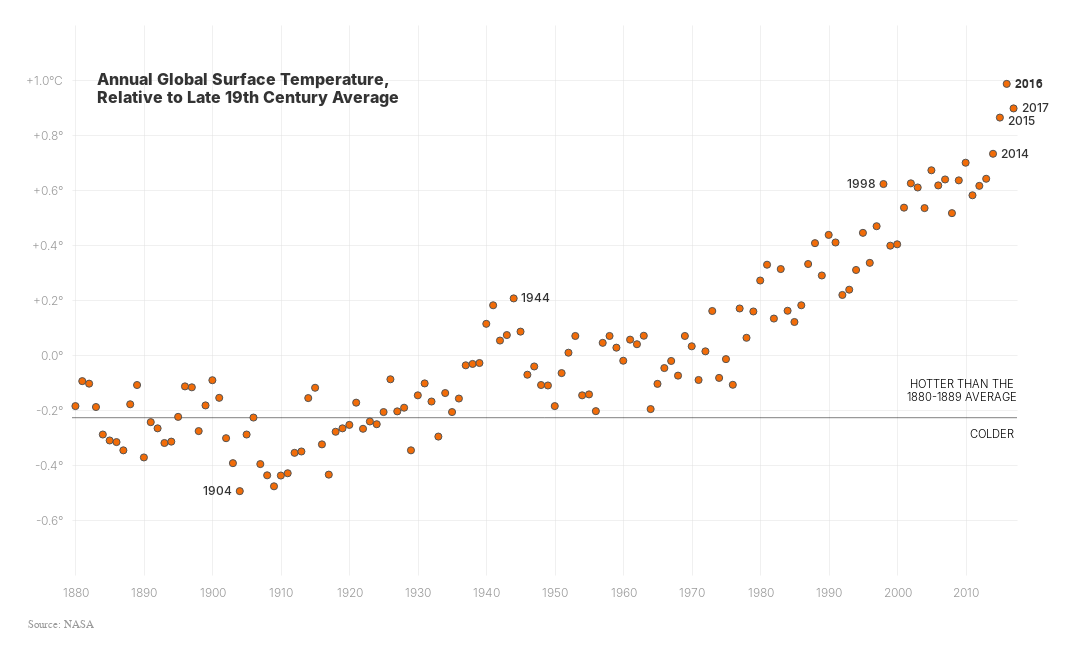

Notebook cell for this chart:
### Code cell
line = alt.Chart(pd.DataFrame({'coord_y': [xix_avg]})).mark_rule().encode(y='coord_y')

chart = alt.Chart(
    df
    ).mark_point(
         color = '#545454'
        ,fill = '#F26C08'
        ,size = 50.26548245743669
        ,opacity = 1
        ,strokeWidth = 1
    ).encode(
         x = alt.X(
                     field = 'Year'
                    ,title = None
                    ,type = 'ordinal'
                    ,axis = alt.Axis(
                                 values = list(range(1880,2017,10))
                                ,domain = False
                                ,offset = 10
                                ,labelFont = 'nytfranklin'
                                ,labelFontWeight = 300
                                ,labelFontSize = 12
                                ,labelColor = '#999'
                            )
                   )
        ,y = alt.Y(
                     field = 'y_avg'
                    ,title = None
                    ,type = 'quantitative'
                    ,scale = alt.Scale(domain = [-0.8, 1.2])
                    ,axis = alt.Axis(
                                 offset = 8
                                ,values = np.round(np.arange(-0.6, 1.2, 0.2), 2)
                                ,labelExpr = "if(datum.value == 0, '' , if(datum.value > 0, '+', '') ) + datum.value + if((datum.value % 1) == 0 , '.0', '') + '\u00b0' + if(datum.index == 1, 'C', '') " 
                                ,labelFont = 'nytfranklin'
                                ,labelFontWeight = 300
                                ,labelFontSize = 12
                                ,labelColor = '#999'
                            )
                   )
    )

text_df = pd.DataFrame({'text_hot': ['HOTTER THAN THE \n1880-1889 AVERAGE']
                       ,'text_cold': ['COLDER']
                       ,'title' : ['Annual Global Surface Temperature, \nRelative to Late 19th Century Average']
                       ,'source' : ['Source: NASA']
                       ,'coord_y': [xix_avg]
                       ,'coord_x': [2010]})

hot_text = alt.Chart(text_df).mark_text(
         color = '#000'
        ,lineBreak='\n'
        ,fontSize = 11.2
        ,font = 'nytfranklin'
        ,fontWeight = 300
    ).encode(
        text = alt.Text(field = 'text_hot'
                       ,type = 'nominal'
                       )
       ,x = alt.value(890)
       ,y = alt.value(360)
    )

cold_text = alt.Chart(text_df).mark_text(
                 color = '#000'
                ,fontSize = 11.2
                ,font = 'nytfranklin'
                ,fontWeight = 300
            ).encode(
                text = alt.Text(field = 'text_cold'
                               ,type = 'nominal'
                               )     
           ,x = alt.value(920)
           ,y = alt.value(410)
        )

title_text = alt.Chart(text_df).mark_text(
                  color = '#333'
                 ,fontSize = 16
                 ,font = 'nytfranklin'
                 ,fontWeight = 800
                 ,lineBreak='\n'
                 ,align='left'
            ).encode(
                text = alt.Text(field = 'title'
                               ,type = 'nominal'
                               )
              ,x = alt.value(25)
              ,y = alt.value(55)
            )

source_text = alt.Chart(text_df).mark_text(
                   color = '#999'
                  ,fontSize = 11
                  ,font = 'nytfranklin'
                  ,fontWeight = 400
            ).encode(
                text = alt.Text(field = 'source'
                               ,type = 'nominal'
                               )
                ,x = alt.value(-11)
                ,y = alt.value(600)
            )

labels_left = chart.mark_text(
                color = '#333'
               ,fontSize = 12
               ,font = 'nytfranklin'
               ,fontWeight = 500
               ,dy = 0
               ,dx = -22
        ).encode(
              text = alt.Text(field = 'Year'
                             ,type = 'nominal')
        ).transform_filter(
            alt.FieldOneOfPredicate(field='Year', oneOf = [1904, 1998])
        )

labels_right = chart.mark_text(
                color = '#333'
               ,fontSize = 12
               ,font = 'nytfranklin'
               ,fontWeight = 500
               ,dy = 0
               ,dx = 22
        ).encode(
              text = alt.Text(field = 'Year'
                             ,type = 'nominal')
        ).transform_filter(
            alt.FieldOneOfPredicate(field='Year', oneOf = [1944, 2014, 2017])
        )

labels_2015 = chart.mark_text(
                color = '#333'
               ,fontSize = 12
               ,font = 'nytfranklin'
               ,fontWeight = 500
               ,dy = 3
               ,dx = 22
        ).encode(
              text = alt.Text(field = 'Year'
                             ,type = 'nominal')
        ).transform_filter(
            alt.FieldOneOfPredicate(field='Year', oneOf = [2015])
        )

labels_2016 = chart.mark_text(
                color = '#333'
               ,fontSize = 12
               ,font = 'nytfranklin'
               ,fontWeight = 600
#                ,dy = 1
               ,dx = 22
        ).encode(
              text = alt.Text(field = 'Year'
                             ,type = 'nominal')
        ).transform_filter(
            alt.FieldOneOfPredicate(field='Year', oneOf = [2016])
        )

alt.layer(line, chart, hot_text, cold_text, title_text, source_text, labels_left, labels_right, labels_2015, labels_2016
    ).properties(
         width = 945
        ,height = 550
        ,background = 'white'
        ,padding = 25
    ).configure_mark(
        strokeWidth = 0.5
    ).configure_axis(
         ticks = False
        ,grid = True
        ,gridColor = '#e1e1e1'
        ,gridOpacity = 0.5
        ,labelAngle = 0
        ,domain = False
    ).configure_view(
        strokeWidth = 0
    )

### Figure 1 — Vega-Lite specification as saved in the notebook (floating-point values rounded to 4 significant figures; data arrays with more than 128 entries replaced by an {"elided": "..."} marker saying what was removed)
{"config": {"view": {"continuousWidth": 400, "continuousHeight": 300, "strokeWidth": 0}, "axis": {"domain": false, "grid": true, "gridColor": "#e1e1e1", "gridOpacity": 0.5, "labelAngle": 0, "ticks": false}, "mark": {"strokeWidth": 0.5}}, "layer": [{"data": {"name": "data-c29d2e98b35d99bc525c2bfdaec1c81d"}, "mark": "rule", "encoding": {"y": {"type": "quantitative", "field": "coord_y"}}}, {"data": {"name": "data-df8546cf6fbbd940f19a8e0ecc58e6ca"}, "mark": {"type": "point", "color": "#545454", "fill": "#F26C08", "opacity": 1, "size": 50.27, "strokeWidth": 1}, "encoding": {"x": {"type": "ordinal", "axis": {"domain": false, "labelColor": "#999", "labelFont": "nytfranklin", "labelFontSize": 12, "labelFontWeight": 300, "offset": 10, "values": [1880, 1890, 1900, 1910, 1920, 1930, 1940, 1950, 1960, 1970, 1980, 1990, 2000, 2010]}, "field": "Year", "title": null}, "y": {"type": "quantitative", "axis": {"labelColor": "#999", "labelExpr": "if(datum.value == 0, '' , if(datum.value > 0, '+', '') ) + datum.value + if((datum.value % 1) == 0 , '.0', '') + '°' + if(datum.index == 1, 'C', '') ", "labelFont": "nytfranklin", "labelFontSize": 12, "labelFontWeight": 300, "offset": 8, "values": [-0.6, -0.4, -0.2, 0.0, 0.2, 0.4, 0.6, 0.8, 1.0]}, "field": "y_avg", "scale": {"domain": [-0.8, 1.2]}, "title": null}}}, {"data": {"name": "data-07a3c9788ca8470e36e2482ae3892a74"}, "mark": {"type": "text", "color": "#000", "font": "nytfranklin", "fontSize": 11.2, "fontWeight": 300, "lineBreak": "\n"}, "encoding": {"text": {"type": "nominal", "field": "text_hot"}, "x": {"value": 890}, "y": {"value": 360}}}, {"data": {"name": "data-07a3c9788ca8470e36e2482ae3892a74"}, "mark": {"type": "text", "color": "#000", "font": "nytfranklin", "fontSize": 11.2, "fontWeight": 300}, "encoding": {"text": {"type": "nominal", "field": "text_cold"}, "x": {"value": 920}, "y": {"value": 410}}}, {"data": {"name": "data-07a3c9788ca8470e36e2482ae3892a74"}, "mark": {"type": "text", "align": "left", "color": "#333", "font": "nytfranklin", "fontSize": 16, "fontWeight": 800, "lineBreak": "\n"}, "encoding": {"text": {"type": "nominal", "field": "title"}, "x": {"value": 25}, "y": {"value": 55}}}, {"data": {"name": "data-07a3c9788ca8470e36e2482ae3892a74"}, "mark": {"type": "text", "color": "#999", "font": "nytfranklin", "fontSize": 11, "fontWeight": 400}, "encoding": {"text": {"type": "nominal", "field": "source"}, "x": {"value": -11}, "y": {"value": 600}}}, {"data": {"name": "data-df8546cf6fbbd940f19a8e0ecc58e6ca"}, "mark": {"type": "text", "color": "#333", "dx": -22, "dy": 0, "font": "nytfranklin", "fontSize": 12, "fontWeight": 500}, "encoding": {"text": {"type": "nominal", "field": "Year"}, "x": {"type": "ordinal", "axis": {"domain": false, "labelColor": "#999", "labelFont": "nytfranklin", "labelFontSize": 12, "labelFontWeight": 300, "offset": 10, "values": [1880, 1890, 1900, 1910, 1920, 1930, 1940, 1950, 1960, 1970, 1980, 1990, 2000, 2010]}, "field": "Year", "title": null}, "y": {"type": "quantitative", "axis": {"labelColor": "#999", "labelExpr": "if(datum.value == 0, '' , if(datum.value > 0, '+', '') ) + datum.value + if((datum.value % 1) == 0 , '.0', '') + '°' + if(datum.index == 1, 'C', '') ", "labelFont": "nytfranklin", "labelFontSize": 12, "labelFontWeight": 300, "offset": 8, "values": [-0.6, -0.4, -0.2, 0.0, 0.2, 0.4, 0.6, 0.8, 1.0]}, "field": "y_avg", "scale": {"domain": [-0.8, 1.2]}, "title": null}}, "transform": [{"filter": {"field": "Year", "oneOf": [1904, 1998]}}]}, {"data": {"name": "data-df8546cf6fbbd940f19a8e0ecc58e6ca"}, "mark": {"type": "text", "color": "#333", "dx": 22, "dy": 0, "font": "nytfranklin", "fontSize": 12, "fontWeight": 500}, "encoding": {"text": {"type": "nominal", "field": "Year"}, "x": {"type": "ordinal", "axis": {"domain": false, "labelColor": "#999", "labelFont": "nytfranklin", "labelFontSize": 12, "labelFontWeight": 300, "offset": 10, "values": [1880, 1890, 1900, 1910, 1920, 1930, 1940, 1950, 1960, 1970, 1980, 1990, 2000, 2010]}, "field": "Year", "title": null}, "y": {"type": "quantitative", "axis": {"labelColor": "#999", "labelExpr": "if(datum.value == 0, '' , if(datum.value > 0, '+', '') ) + datum.value + if((datum.value % 1) == 0 , '.0', '') + '°' + if(datum.index == 1, 'C', '') ", "labelFont": "nytfranklin", "labelFontSize": 12, "labelFontWeight": 300, "offset": 8, "values": [-0.6, -0.4, -0.2, 0.0, 0.2, 0.4, 0.6, 0.8, 1.0]}, "field": "y_avg", "scale": {"domain": [-0.8, 1.2]}, "title": null}}, "transform": [{"filter": {"field": "Year", "oneOf": [1944, 2014, 2017]}}]}, {"data": {"name": "data-df8546cf6fbbd940f19a8e0ecc58e6ca"}, "mark": {"type": "text", "color": "#333", "dx": 22, "dy": 3, "font": "nytfranklin", "fontSize": 12, "fontWeight": 500}, "encoding": {"text": {"type": "nominal", "field": "Year"}, "x": {"type": "ordinal", "axis": {"domain": false, "labelColor": "#999", "labelFont": "nytfranklin", "labelFontSize": 12, "labelFontWeight": 300, "offset": 10, "values": [1880, 1890, 1900, 1910, 1920, 1930, 1940, 1950, 1960, 1970, 1980, 1990, 2000, 2010]}, "field": "Year", "title": null}, "y": {"type": "quantitative", "axis": {"labelColor": "#999", "labelExpr": "if(datum.value == 0, '' , if(datum.value > 0, '+', '') ) + datum.value + if((datum.value % 1) == 0 , '.0', '') + '°' + if(datum.index == 1, 'C', '') ", "labelFont": "nytfranklin", "labelFontSize": 12, "labelFontWeight": 300, "offset": 8, "values": [-0.6, -0.4, -0.2, 0.0, 0.2, 0.4, 0.6, 0.8, 1.0]}, "field": "y_avg", "scale": {"domain": [-0.8, 1.2]}, "title": null}}, "transform": [{"filter": {"field": "Year", "oneOf": [2015]}}]}, {"data": {"name": "data-df8546cf6fbbd940f19a8e0ecc58e6ca"}, "mark": {"type": "text", "color": "#333", "dx": 22, "font": "nytfranklin", "fontSize": 12, "fontWeight": 600}, "encoding": {"text": {"type": "nominal", "field": "Year"}, "x": {"type": "ordinal", "axis": {"domain": false, "labelColor": "#999", "labelFont": "nytfranklin", "labelFontSize": 12, "labelFontWeight": 300, "offset": 10, "values": [1880, 1890, 1900, 1910, 1920, 1930, 1940, 1950, 1960, 1970, 1980, 1990, 2000, 2010]}, "field": "Year", "title": null}, "y": {"type": "quantitative", "axis": {"labelColor": "#999", "labelExpr": "if(datum.value == 0, '' , if(datum.value > 0, '+', '') ) + datum.value + if((datum.value % 1) == 0 , '.0', '') + '°' + if(datum.index == 1, 'C', '') ", "labelFont": "nytfranklin", "labelFontSize": 12, "labelFontWeight": 300, "offset": 8, "values": [-0.6, -0.4, -0.2, 0.0, 0.2, 0.4, 0.6, 0.8, 1.0]}, "field": "y_avg", "scale": {"domain": [-0.8, 1.2]}, "title": null}}, "transform": [{"filter": {"field": "Year", "oneOf": [2016]}}]}], "background": "white", "height": 550, "padding": 25, "width": 945, "$schema": "https://vega.github.io/schema/vega-lite/v4.8.1.json", "datasets": {"data-c29d2e98b35d99bc525c2bfdaec1c81d": [{"coord_y": -0.228}], "data-df8546cf6fbbd940f19a8e0ecc58e6ca": {"elided": "138 records"}, "data-07a3c9788ca8470e36e2482ae3892a74": [{"text_hot": "HOTTER THAN THE \n1880-1889 AVERAGE", "text_cold": "COLDER", "title": "Annual Global Surface Temperature, \nRelative to Late 19th Century Average", "source": "Source: NASA", "coord_y": -0.228, "coord_x": 2010}]}}
